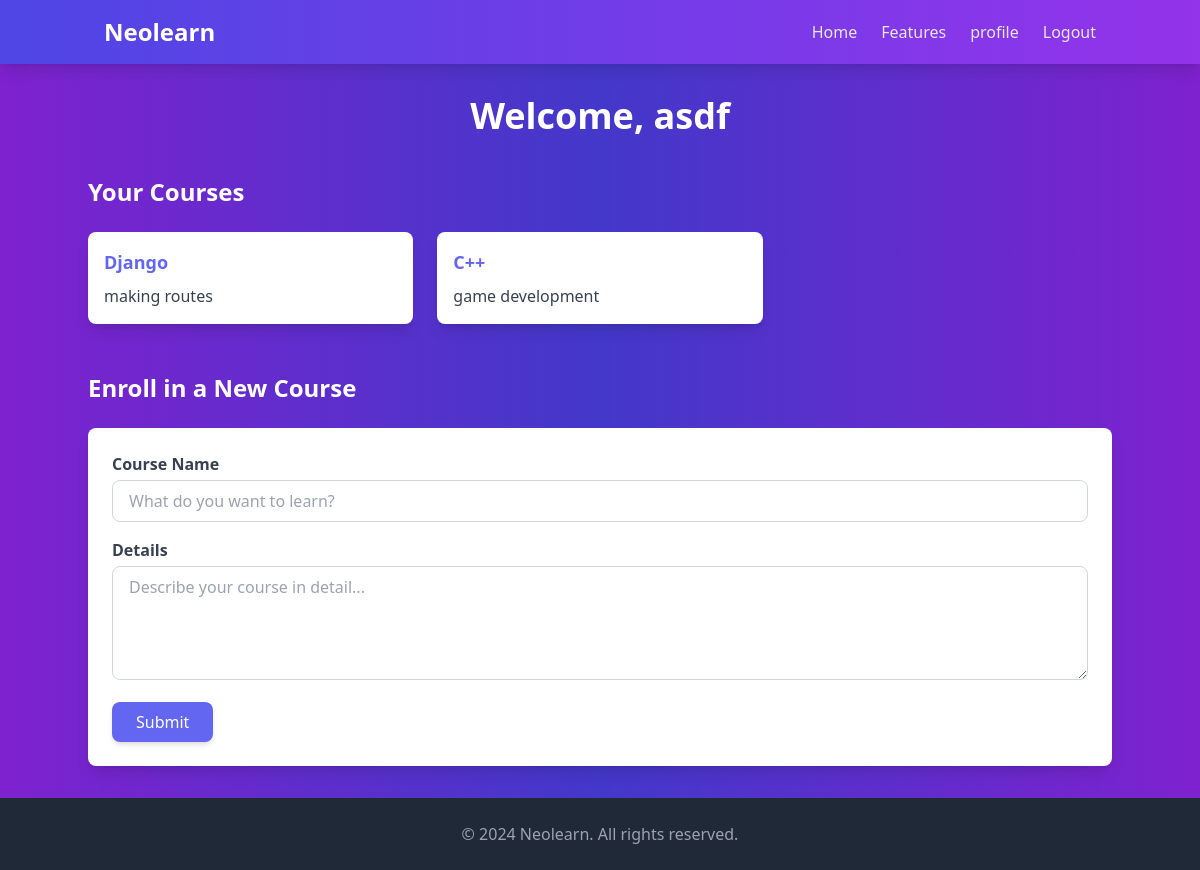
Before: /profile (signed in) with the older database file.
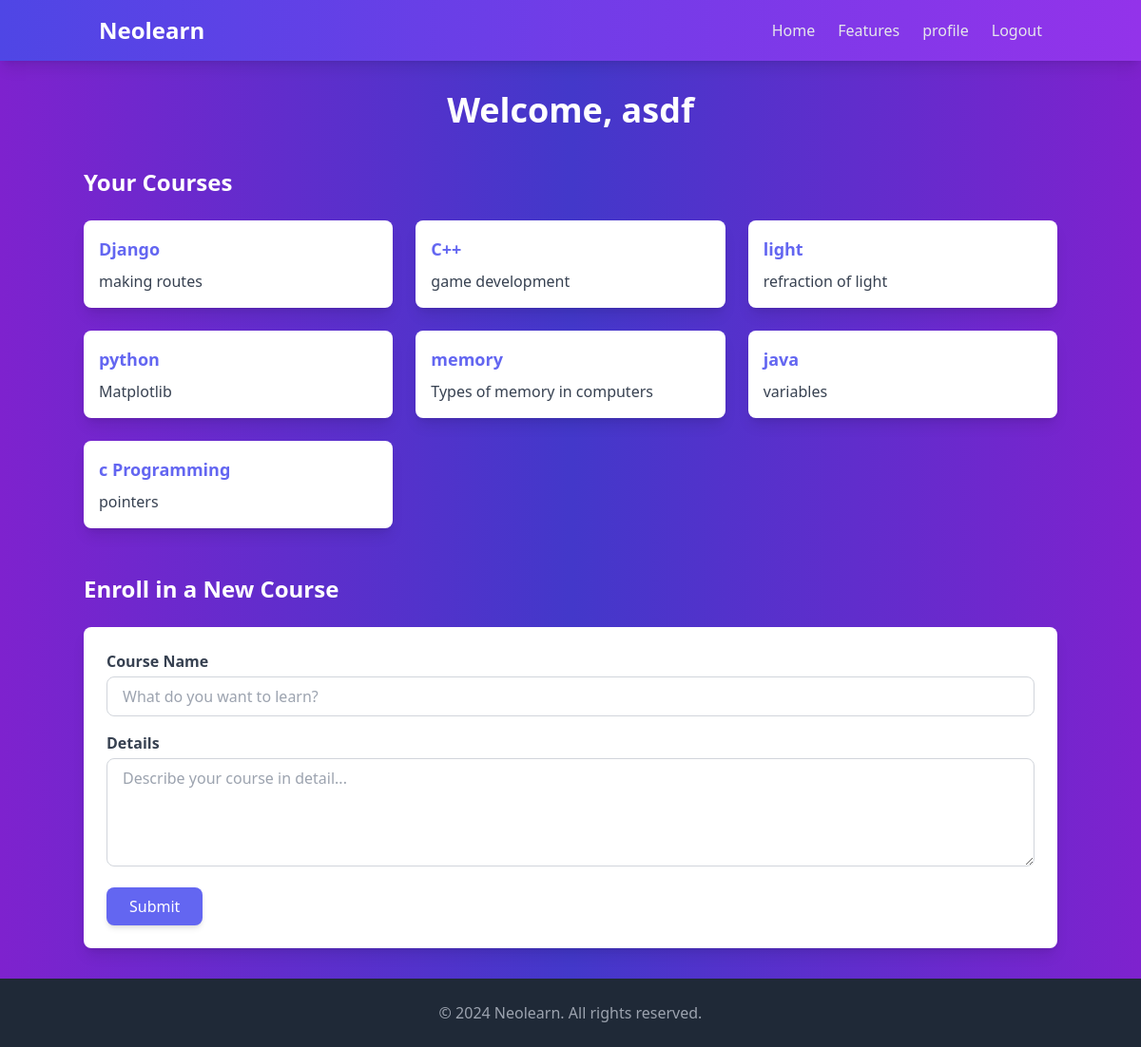
After: the same page with the newer database file.
### core/models.py (models this page shows)
class UserDefinedCourse(models.Model):
    user = models.ForeignKey(User, on_delete=models.CASCADE, related_name='custom_courses')
    course_name = models.CharField(max_length=255)
    details = models.TextField()
    resources = models.TextField(blank=True, null=True)  # To store resources from Gemini AI
    created_at = models.DateTimeField(auto_now_add=True)

### core/views.py (the view, shortened to what this page needs)
# urls.py: path('profile',views.profile_view,name='profile'),
@login_required(login_url='login')
def profile_view(request):
    courses = UserDefinedCourse.objects.filter(user=request.user)
    return render(request, 'profile.html', {'courses': courses})

### templates/profile.html (shortened to what this page needs)
<!DOCTYPE html>
<html lang="en">
<head>
    <script src="https://cdn.tailwindcss.com"></script>
</head>
<body class="bg-gradient-to-r from-purple-700 via-indigo-700 to-purple-700 text-white font-sans">
    <header class="bg-gradient-to-r from-indigo-600 to-purple-600 shadow-lg">
        <div class="container mx-auto px-4 py-4 flex justify-between items-center">
            <h1 class="text-2xl font-extrabold text-white">Neolearn</h1>
            <nav>
                <ul class="flex space-x-6">
                    <li><a href="{% url 'home' %}" class="text-gray-200 hover:text-white">Home</a></li>
                    <li><a href="{% url 'home' %}" class="text-gray-200 hover:text-white">Features</a></li>
                    {% if user.is_authenticated %}
                    <li><a href="{% url 'profile' %}" class="text-gray-200 hover:text-white">profile</a></li>
                    <li><a href="{% url 'logout' %}" class="text-gray-200 hover:text-white">Logout</a></li>
                    {% else %}
                    <a href="{% url 'register' %}" class="hover:underline block">Signup</a>
                    <li><a href="{% url 'login' %}" class="hover:underline block">Login</a></li>
                    {% endif %}
                </ul>
            </nav>
        </div>
    </header>
    <div class="container mx-auto py-8">
        <h1 class="text-4xl font-bold text-center text-white">Welcome, {{ user.username }}</h1>
        <div class="mt-10">
            <h2 class="text-2xl font-semibold text-white">Your Courses</h2>
            <div class="grid grid-cols-1 md:grid-cols-2 lg:grid-cols-3 gap-6 mt-6">
                {% for course in courses %}
                <a href="{% url 'course_detail_view' course.id %}" ><div class="bg-white shadow-lg rounded-lg p-4 hover:shadow-2xl transition transform hover:scale-105">
                    <h3 class="text-lg font-bold text-indigo-500">{{ course.course_name }}</h3>
                    <p class="text-gray-700 mt-2">{{ course.details }}</p>
                </div></a>
                {% empty %}
                <p class="text-white">You haven’t enrolled in any courses yet.</p>
                {% endfor %}
            </div>
        </div>
        <div class="mt-12">
            <h2 class="text-2xl font-semibold text-white">Enroll in a New Course</h2>
            <form method="POST" class="bg-white shadow-lg rounded-lg p-6 mt-6">
                <div class="mb-4">
                    <label for="course_name" class="block text-gray-700 font-semibold">Course Name</label>
                    <input type="text" id="course_name" name="course_name"
                           class="w-full border border-gray-300 rounded-lg px-4 py-2 mt-1 text-gray-800 focus:outline-none focus:ring-2 focus:ring-indigo-500 focus:border-indigo-500"
                           placeholder="What do you want to learn?" required>
                </div>
                <div class="mb-4">
                    <label for="details" class="block text-gray-700 font-semibold">Details</label>
                    <textarea id="details" name="details"
                              class="w-full border border-gray-300 rounded-lg px-4 py-2 mt-1 text-gray-800 focus:outline-none focus:ring-2 focus:ring-indigo-500 focus:border-indigo-500"
                              rows="4" placeholder="Describe your course in detail..." required></textarea>
                </div>
                <button type="submit"
                        class="bg-indigo-500 text-white px-6 py-2 rounded-lg shadow-md hover:bg-indigo-600 transition duration-300">
                    Submit
                </button>
            </form>
        </div>
    </div>
    <footer class="bg-gray-800 text-gray-400">
        <div class="container mx-auto px-4 py-6 text-center">
          <p>&copy; 2024 Neolearn. All rights reserved.</p>
        </div>
      </footer>
</body>
</html>

Changed rows visible on the page:
added UserDefinedCourse: course_name "light", details "refraction of light"
added UserDefinedCourse: course_name "python", details "Matplotlib"
added UserDefinedCourse: course_name "memory", details "Types of memory in computers"
added UserDefinedCourse: course_name "java", details "variables"
added UserDefinedCourse: course_name "c Programming", details "pointers"
